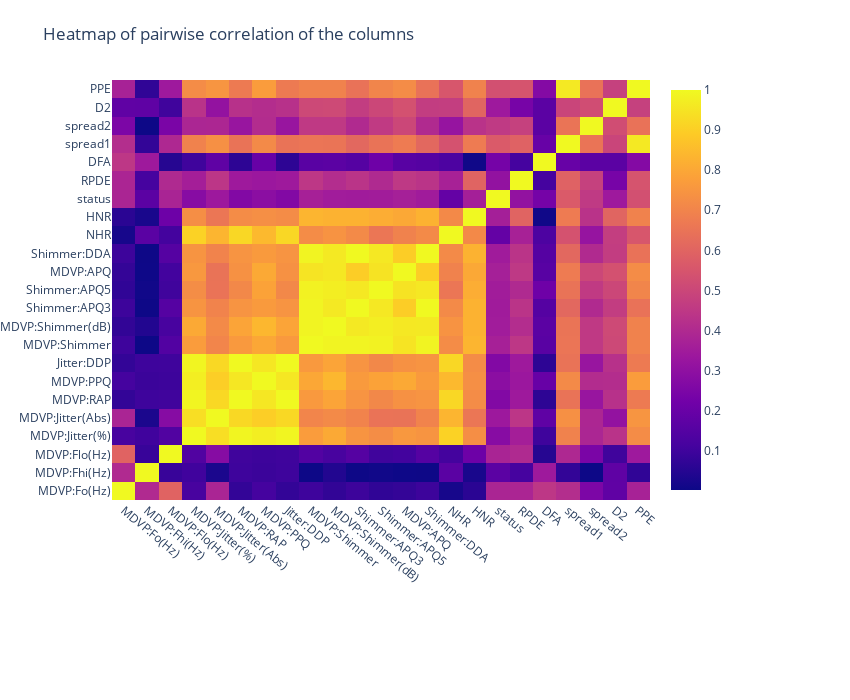

Here is the notebook cell this chart was saved with:
### Markdown cell above
# Data exploration

In this section we want to investigate about potentially correlations between the features. We do that by using some mathematical tools like **Pearson correlation**.
Given two variables $ \mathit{X} $ , $ \mathit{Y} $ and theirs standard deviations $ \sigma_{\mathit{X}} $,$ \sigma_{\mathit{Y}} $ the covariance is $ \mathrm{cov} (\mathit{X},\mathit{Y} ) = \mathit{E}[(\mathit{X}-\mathit{E}[\mathit{X}])(\mathit{Y}-\mathit{E}[\mathit{Y}])] $.
The **Pearson correlation** is defined as: $\rho_{\mathit{X},\mathit{Y}}= \frac{\mathrm{cov} (\mathit{X},\mathit{Y} )}{\rho_{\mathit{X}}\rho_{\mathit{Y}}}$.
To visualize the Pearson correlation score of each pair of features is plotted below the correlation matrix.
An high correlations are coloured more to the yellow and lower ones more to the blue.

### Code cell
corr = new_data.corr()
trace = go.Heatmap(z=corr.abs().values.tolist(), x=corr.columns, y=corr.columns)
data_vis=[trace]
layout = go.Layout(
    title='Heatmap of pairwise correlation of the columns',
    autosize=False,
    width=850,
    height=700,
    yaxis=go.layout.YAxis(automargin=True),
    xaxis=dict(tickangle=40),
    margin=go.layout.Margin(l=0, r=200, b=200, t=80)
)


fig = go.Figure(data=data_vis, layout=layout)
iplot(fig, filename='labelled-heatmap1')

### Figure 1 — Plotly figure (JSON) as saved in the notebook; plotly's stock layout.template omitted (floating-point values rounded to 4 significant figures; data arrays with more than 128 entries replaced by an {"elided": "..."} marker saying what was removed)
{"data": [{"type": "heatmap", "x": ["MDVP:Fo(Hz)", "MDVP:Fhi(Hz)", "MDVP:Flo(Hz)", "MDVP:Jitter(%)", "MDVP:Jitter(Abs)", "MDVP:RAP", "MDVP:PPQ", "Jitter:DDP", "MDVP:Shimmer", "MDVP:Shimmer(dB)", "Shimmer:APQ3", "Shimmer:APQ5", "MDVP:APQ", "Shimmer:DDA", "NHR", "HNR", "status", "RPDE", "DFA", "spread1", "spread2", "D2", "PPE"], "y": ["MDVP:Fo(Hz)", "MDVP:Fhi(Hz)", "MDVP:Flo(Hz)", "MDVP:Jitter(%)", "MDVP:Jitter(Abs)", "MDVP:RAP", "MDVP:PPQ", "Jitter:DDP", "MDVP:Shimmer", "MDVP:Shimmer(dB)", "Shimmer:APQ3", "Shimmer:APQ5", "MDVP:APQ", "Shimmer:DDA", "NHR", "HNR", "status", "RPDE", "DFA", "spread1", "spread2", "D2", "PPE"], "z": {"elided": "23x23 float values"}}], "layout": {"autosize": false, "height": 700, "margin": {"b": 200, "l": 0, "r": 200, "t": 80}, "title": {"text": "Heatmap of pairwise correlation of the columns"}, "width": 850, "xaxis": {"tickangle": 40}, "yaxis": {"automargin": true}}}
